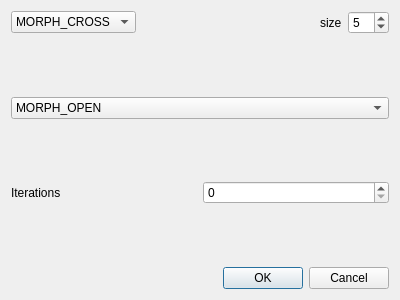
<?xml version="1.0" encoding="UTF-8"?>
<ui version="4.0">
 <class>morphologyEx</class>
 <widget class="QDialog" name="morphologyEx">
  <property name="geometry">
   <rect>
    <x>0</x>
    <y>0</y>
    <width>400</width>
    <height>300</height>
   </rect>
  </property>
  <property name="windowTitle">
   <string>Dialog</string>
  </property>
  <layout class="QVBoxLayout" name="verticalLayout_2">
   <item>
    <layout class="QVBoxLayout" name="verticalLayout">
     <item>
      <layout class="QHBoxLayout" name="horizontalLayout_2">
       <item>
        <widget class="QComboBox" name="kernel_combo">
         <item>
          <property name="text">
           <string>MORPH_CROSS</string>
          </property>
         </item>
         <item>
          <property name="text">
           <string>MORPH_RECT</string>
          </property>
         </item>
        </widget>
       </item>
       <item>
        <spacer name="horizontalSpacer">
         <property name="orientation">
          <enum>Qt::Horizontal</enum>
         </property>
         <property name="sizeHint" stdset="0">
          <size>
           <width>40</width>
           <height>20</height>
          </size>
         </property>
        </spacer>
       </item>
       <item>
        <layout class="QHBoxLayout" name="horizontalLayout_3">
         <item>
          <widget class="QLabel" name="label_2">
           <property name="text">
            <string>size</string>
           </property>
          </widget>
         </item>
         <item>
          <widget class="QSpinBox" name="kernel_size_spin">
           <property name="value">
            <number>5</number>
           </property>
          </widget>
         </item>
        </layout>
       </item>
      </layout>
     </item>
     <item>
      <spacer name="verticalSpacer_2">
       <property name="orientation">
        <enum>Qt::Vertical</enum>
       </property>
       <property name="sizeHint" stdset="0">
        <size>
         <width>20</width>
         <height>40</height>
        </size>
       </property>
      </spacer>
     </item>
     <item>
      <widget class="QComboBox" name="morphset_combo">
       <item>
        <property name="text">
         <string>MORPH_OPEN</string>
        </property>
       </item>
       <item>
        <property name="text">
         <string>MORPH_CLOSE</string>
        </property>
       </item>
       <item>
        <property name="text">
         <string>MORPH_GRADIENT</string>
        </property>
       </item>
       <item>
        <property name="text">
         <string>MORPH_TOPHAT</string>
        </property>
       </item>
       <item>
        <property name="text">
         <string>MORPH_BLACKHAT</string>
        </property>
       </item>
       <item>
        <property name="text">
         <string>MORPH_HITMISS</string>
        </property>
       </item>
      </widget>
     </item>
     <item>
      <spacer name="verticalSpacer">
       <property name="orientation">
        <enum>Qt::Vertical</enum>
       </property>
       <property name="sizeHint" stdset="0">
        <size>
         <width>20</width>
         <height>40</height>
        </size>
       </property>
      </spacer>
     </item>
     <item>
      <layout class="QHBoxLayout" name="horizontalLayout">
       <item>
        <widget class="QLabel" name="label">
         <property name="text">
          <string>Iterations</string>
         </property>
        </widget>
       </item>
       <item>
        <widget class="QSpinBox" name="iteration_spin"/>
       </item>
      </layout>
     </item>
     <item>
      <spacer name="verticalSpacer_3">
       <property name="orientation">
        <enum>Qt::Vertical</enum>
       </property>
       <property name="sizeHint" stdset="0">
        <size>
         <width>20</width>
         <height>40</height>
        </size>
       </property>
      </spacer>
     </item>
    </layout>
   </item>
   <item>
    <widget class="QDialogButtonBox" name="buttonBox">
     <property name="orientation">
      <enum>Qt::Horizontal</enum>
     </property>
     <property name="standardButtons">
      <set>QDialogButtonBox::Cancel|QDialogButtonBox::Ok</set>
     </property>
    </widget>
   </item>
  </layout>
 </widget>
 <resources/>
 <connections>
  <connection>
   <sender>buttonBox</sender>
   <signal>accepted()</signal>
   <receiver>morphologyEx</receiver>
   <slot>accept()</slot>
   <hints>
    <hint type="sourcelabel">
     <x>248</x>
     <y>254</y>
    </hint>
    <hint type="destinationlabel">
     <x>157</x>
     <y>274</y>
    </hint>
   </hints>
  </connection>
  <connection>
   <sender>buttonBox</sender>
   <signal>rejected()</signal>
   <receiver>morphologyEx</receiver>
   <slot>reject()</slot>
   <hints>
    <hint type="sourcelabel">
     <x>316</x>
     <y>260</y>
    </hint>
    <hint type="destinationlabel">
     <x>286</x>
     <y>274</y>
    </hint>
   </hints>
  </connection>
 </connections>
</ui>
